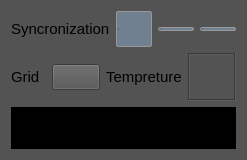
<?xml version="1.0" encoding="UTF-8"?>
<ui version="4.0">
 <class>DetectorControlWidget</class>
 <widget class="QWidget" name="DetectorControlWidget">
  <property name="geometry">
   <rect>
    <x>0</x>
    <y>0</y>
    <width>224</width>
    <height>160</height>
   </rect>
  </property>
  <property name="font">
   <font>
    <pointsize>11</pointsize>
   </font>
  </property>
  <property name="windowTitle">
   <string>Form</string>
  </property>
  <property name="styleSheet">
   <string notr="true">background-color: rgb(83, 83, 83);</string>
  </property>
  <layout class="QVBoxLayout" name="verticalLayout">
   <item>
    <layout class="QHBoxLayout" name="horizontalLayout">
     <item>
      <widget class="QLabel" name="syncronizationLbl">
       <property name="text">
        <string>Syncronization</string>
       </property>
      </widget>
     </item>
     <item>
      <widget class="QRadioButton" name="singleSyncRadioButton">
       <property name="minimumSize">
        <size>
         <width>36</width>
         <height>36</height>
        </size>
       </property>
       <property name="styleSheet">
        <string notr="true">QRadioButton {
	background-color: rgb(112, 128, 144);
     border: 1px solid #999;
    border-radius: 2px;
    padding: 1px 1px;
    min-width: 32px;
    text-align: center;
}

QRadioButton::indicator {
    width: 0;
    height: 0;
}

QRadioButton:checked {
    background-color: #0078d7;
    color: white;
    font-weight: bold;
}
</string>
       </property>
       <property name="text">
        <string/>
       </property>
       <property name="icon">
        <iconset resource="../../resources.qrc">
         <normaloff>:/Images/Asset/Icon/SyncSigngleStep.png</normaloff>:/Images/Asset/Icon/SyncSigngleStep.png</iconset>
       </property>
       <property name="iconSize">
        <size>
         <width>24</width>
         <height>24</height>
        </size>
       </property>
      </widget>
     </item>
     <item>
      <widget class="QRadioButton" name="doubleSyncRadioButton">
       <property name="styleSheet">
        <string notr="true">QRadioButton {
	background-color: rgb(112, 128, 144);
     border: 1px solid #999;
    border-radius: 2px;
    padding: 1px 1px;
    min-width: 32px;
    text-align: center;
}

QRadioButton::indicator {
    width: 0;
    height: 0;
}

QRadioButton:checked {
    background-color: #0078d7;
    color: white;
    font-weight: bold;
}
</string>
       </property>
       <property name="text">
        <string/>
       </property>
       <property name="icon">
        <iconset resource="../../resources.qrc">
         <normaloff>:/Images/Asset/Icon/SyncDoubleStep.png</normaloff>:/Images/Asset/Icon/SyncDoubleStep.png</iconset>
       </property>
       <property name="iconSize">
        <size>
         <width>32</width>
         <height>32</height>
        </size>
       </property>
      </widget>
     </item>
     <item>
      <widget class="QRadioButton" name="tripleSyncRadioButton">
       <property name="styleSheet">
        <string notr="true">QRadioButton {
	background-color: rgb(112, 128, 144);
     border: 1px solid #999;
    border-radius: 2px;
    padding: 1px 1px;
    min-width: 32px;
    text-align: center;
}

QRadioButton::indicator {
    width: 0;
    height: 0;
}

QRadioButton:checked {
    background-color: #0078d7;
    color: white;
    font-weight: bold;
}
</string>
       </property>
       <property name="text">
        <string/>
       </property>
       <property name="icon">
        <iconset resource="../../resources.qrc">
         <normaloff>:/Images/Asset/Icon/SyncTripleStep.png</normaloff>:/Images/Asset/Icon/SyncTripleStep.png</iconset>
       </property>
       <property name="iconSize">
        <size>
         <width>32</width>
         <height>32</height>
        </size>
       </property>
      </widget>
     </item>
    </layout>
   </item>
   <item>
    <layout class="QHBoxLayout" name="horizontalLayout_4">
     <item>
      <layout class="QHBoxLayout" name="horizontalLayout_2">
       <item>
        <widget class="QLabel" name="gridLbl">
         <property name="text">
          <string>Grid</string>
         </property>
        </widget>
       </item>
       <item>
        <widget class="QPushButton" name="gridPushButton">
         <property name="text">
          <string/>
         </property>
         <property name="icon">
          <iconset resource="../../resources.qrc">
           <normaloff>:/Images/Asset/Icon/GridNotInstalled.png</normaloff>:/Images/Asset/Icon/GridNotInstalled.png</iconset>
         </property>
         <property name="iconSize">
          <size>
           <width>48</width>
           <height>48</height>
          </size>
         </property>
        </widget>
       </item>
      </layout>
     </item>
     <item>
      <layout class="QHBoxLayout" name="horizontalLayout_3">
       <item>
        <widget class="QLabel" name="tempretureLbl">
         <property name="text">
          <string>Tempreture</string>
         </property>
        </widget>
       </item>
       <item>
        <widget class="QLabel" name="tempretureValueLbl">
         <property name="minimumSize">
          <size>
           <width>48</width>
           <height>48</height>
          </size>
         </property>
         <property name="frameShape">
          <enum>QFrame::Shape::Box</enum>
         </property>
         <property name="frameShadow">
          <enum>QFrame::Shadow::Sunken</enum>
         </property>
         <property name="text">
          <string/>
         </property>
        </widget>
       </item>
      </layout>
     </item>
    </layout>
   </item>
   <item>
    <widget class="QLabel" name="detectorStatusLbl">
     <property name="minimumSize">
      <size>
       <width>0</width>
       <height>40</height>
      </size>
     </property>
     <property name="font">
      <font>
       <family>Times New Roman</family>
       <pointsize>11</pointsize>
      </font>
     </property>
     <property name="styleSheet">
      <string notr="true">background-color: rgb(0, 0, 0);
color: rgb(85, 255, 0);</string>
     </property>
     <property name="text">
      <string/>
     </property>
     <property name="alignment">
      <set>Qt::AlignmentFlag::AlignCenter</set>
     </property>
    </widget>
   </item>
  </layout>
 </widget>
 <resources>
  <include location="../../resources.qrc"/>
 </resources>
 <connections/>
</ui>
